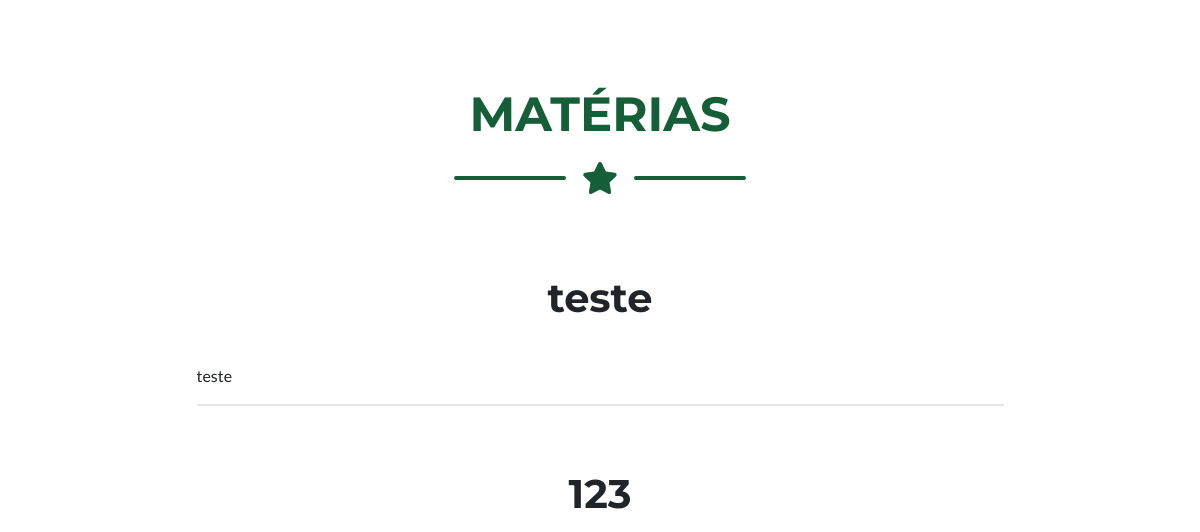
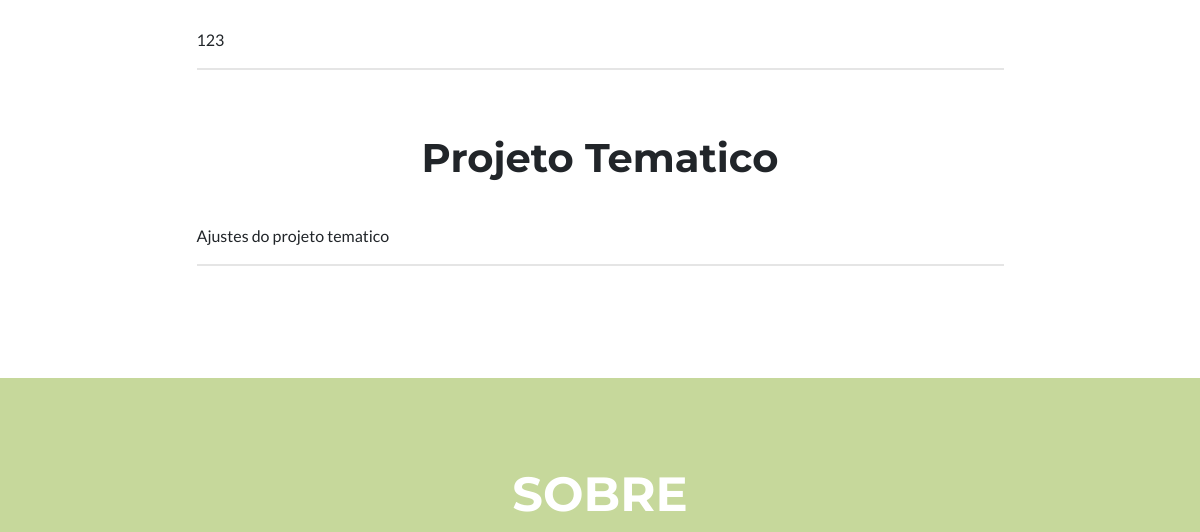
Before: /view/index.php (signed in, middle part) with the older database file (2 pictures, top to bottom).
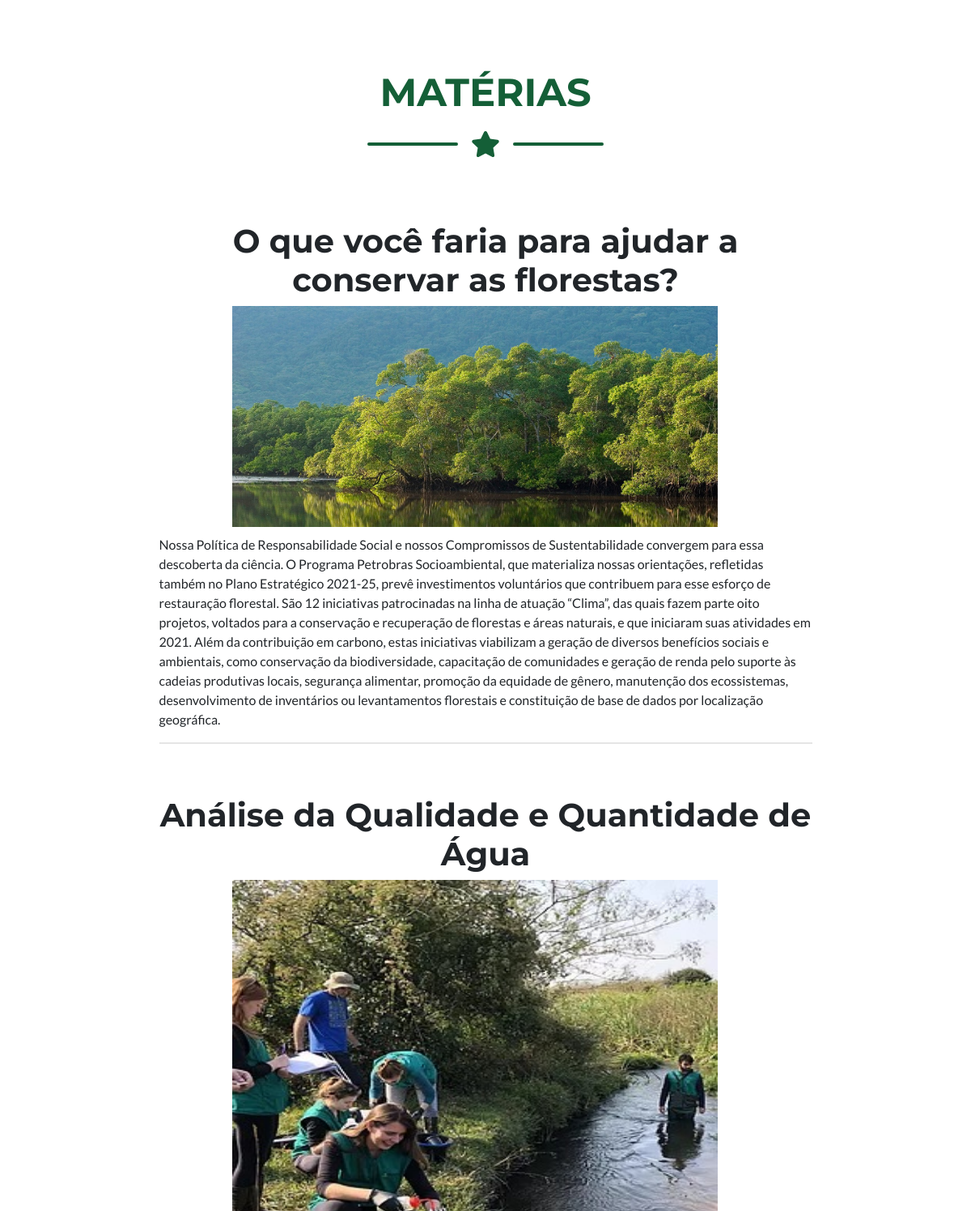
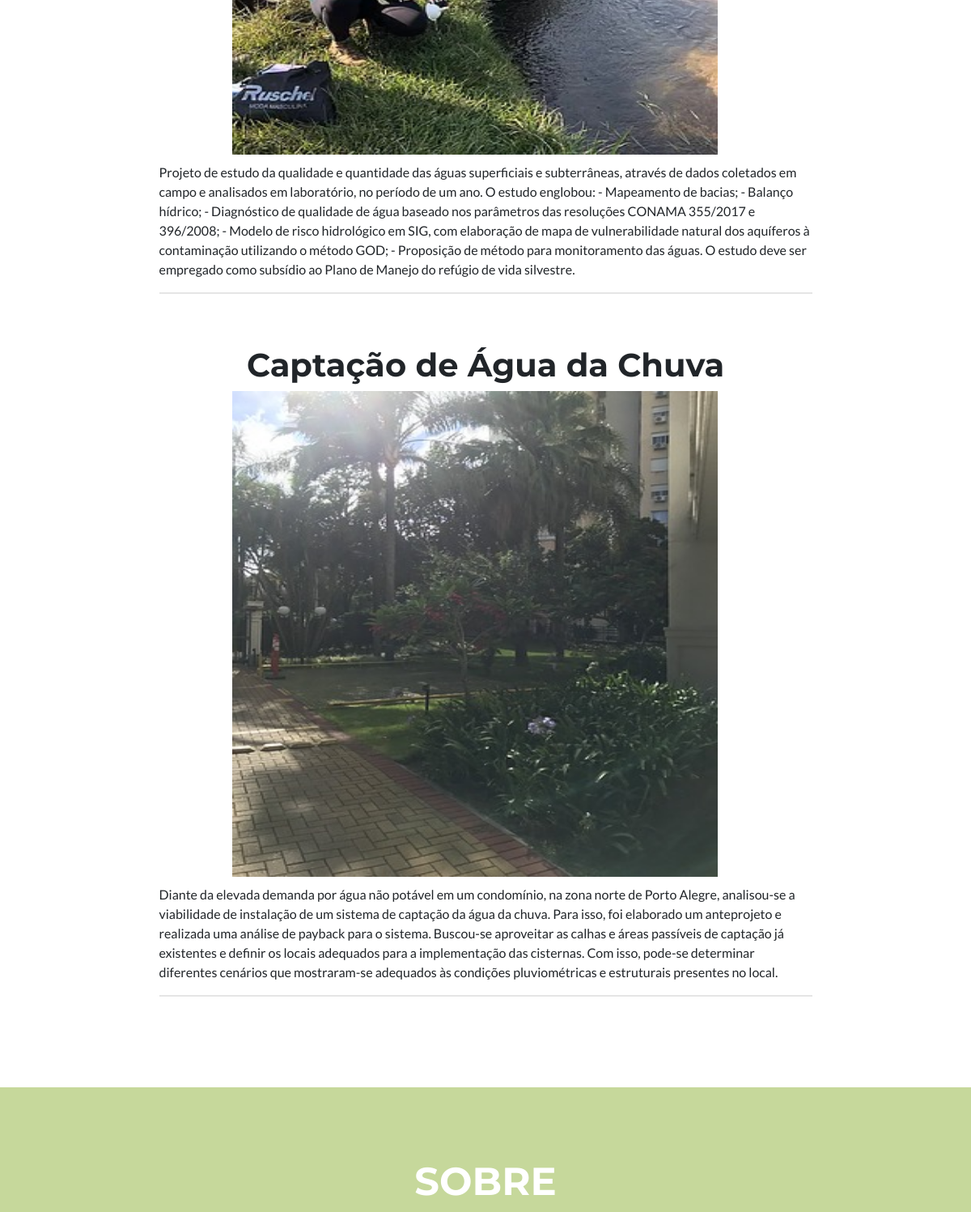
After: the same page with the newer database file (2 pictures, top to bottom).
### tables this page shows
CREATE TABLE IF NOT EXISTS `materia` (
  `id` bigint(20) UNSIGNED NOT NULL AUTO_INCREMENT,
  `nome` varchar(250) NOT NULL,
  `descricao` varchar(10000) NOT NULL,
  `imagem` varchar(250) NOT NULL,
  PRIMARY KEY (`id`),
  UNIQUE KEY `id` (`id`)
);

### fachada.php (called while the page is built, shortened)
<?php
include_once('model/Materia.php');
include_once('dao/MySqlDaoFactory.php');
$factory = new MySqlDaofactory();
?>

### dao/MySqlDaoFactory.php (called while the page is built, shortened)
<?php
include_once('MySqlMateriaDao.php');
class MySqlDaofactory extends DaoFactory {
    private $username = "leonardo";
    private $password = "root";
    public function getConnection(){
        $this->conn = null;
        try{
            $this->conn = new PDO("mysql:host=localhost;port=3306;dbname=sorte_verde", $this->username, $this->password);
      }catch(PDOException $exception){
            echo "Connection error: " . $exception->getMessage();
        }
        return $this->conn;
    }
    public function getMateriaDao() {
        return new MySqlMateriaDao($this->getConnection());
    }
}
?>

### dao/DAO.php (called while the page is built, shortened)
<?php
abstract class DAO {
    public function __construct($conn){
        $this->conn = $conn;
    }
}
?>

### dao/MySqlMateriaDao.php (called while the page is built, shortened)
<?php
include_once('DAO.php');
class MySqlMateriaDao extends DAO implements MateriaDao {
	private $table_name = 'materia';
    public function buscaTodos() {
        $materias = array();
        $query = "SELECT
                    id , nome, descricao, imagem
                FROM
                    " . $this->table_name .
                    " ORDER BY id ASC";
        $stmt = $this->conn->prepare( $query );
        $stmt->execute();
        while ($row = $stmt->fetch(PDO::FETCH_ASSOC)){
            extract($row);
            $materias[] = new Materia($row['id'],$row['nome'], $row['descricao'], $row['imagem']);
        }
        return $materias;
    }
}

### model/Materia.php (called while the page is built, shortened)
<?php
class Materia {
    private $nome;
    private $descricao;
    private $imagem;
    public function __construct( $id, $nome, $descricao,  $imagem)
    {
        $this->nome=$nome;
        $this->descricao=$descricao;
        $this->imagem=$imagem;
    }
    public function getNome() { return $this->nome; }
    public function getDescricao() { return $this->descricao; }
    public function getImagem() { return $this->imagem; }
}
?>

### view/index.php (the view, shortened to what this page needs)
<!DOCTYPE html>
<html lang="en">
    <head>
        <link href="css/styles.css" rel="stylesheet" />
    </head>
    <body id="page-top">
        <section class="page-section" id="portfolio">
            <div class="container">
                <h2 class="page-section-heading text-center text-uppercase text-secondary mb-0">Matérias</h2>
                <div class="divider-custom">
                    <div class="divider-custom-line"></div>
                    <div class="divider-custom-icon"><i class="fas fa-star"></i></div>
                    <div class="divider-custom-line"></div>
                </div>
                    <?php
                        include_once "../fachada.php";
                        $dao = $factory->getMateriaDao();
                        foreach ($dao->buscaTodos() as $materia)
                        {
                            $caminhoImagem = $materia->getImagem();
                            $descMateria = $materia->getDescricao();
                            $tituloMateria = $materia->getNome();
                            echo "<div class=\"row justify-content-center\">";
                            echo "<div class=\"col-md-9 col-lg-9 mb-9\">";
                            echo "<div class=\"portfolio-item mx-auto\">";
                            echo "<div class=\"portfolio-item-caption d-flex align-items-center justify-content-center h-100 w-100\">";
                            echo "<div class=\"portfolio-item-caption-content text-center text-white\"><i class=\"fas fa-plus fa-3x\"></i></div>";
                            echo "</div>";
                            echo "<h1 style=\"text-align: center\"><label font-bold=\"true\"></label>$tituloMateria</h1>";
                            echo "<img class=\"img-fluid\" style=\"width: 600px; margin-left: 90px; max-height: 600px\" src=\"$caminhoImagem\" alt=\"\" />";
                            echo "<p style=\"padding-top: 10px\">$descMateria</p>";
                            echo "<hr>";
                            echo "</div>";
                            echo "</div>";
                            echo "</div>";
                        }
                    ?>
            </div>
        </section>
        <section class="page-section bg-primary text-white mb-0" id="about">
            <div class="container">
                <h2 class="page-section-heading text-center text-uppercase text-white">Sobre</h2>
            </div>
        </section>
    </body>
</html>

Changed rows visible on the page:
removed materia: nome "teste", descricao "teste"
removed materia: nome "123", descricao "123"
removed materia: nome "Projeto Tematico", descricao "Ajustes do projeto tematico"
added materia: nome "O que você faria para ajudar a conservar as florestas?", imagem (picture), descricao "Nossa Política de Responsabilidade Social e nossos Compromissos de Sustentabilidade convergem para essa descoberta da ciência. O Programa Petrobras Socioambiental, que materializa nossas orientações, refletidas também no Plano Estratégico 2021-25, prevê investimentos voluntários que contribuem para esse esforço de restauração florestal. São 12 iniciativas patrocinadas na linha de atuação “Clima”, das quais fazem parte oito projetos, voltados para a conservação e recuperação de florestas e áreas naturais, e que iniciaram suas atividades em 2021. Além da contribuição em carbono, estas iniciativas viabilizam a geração de diversos benefícios sociais e ambientais, como conservação da…"
added materia: nome "Análise da Qualidade e Quantidade de Água", imagem (picture), descricao "Projeto de estudo da qualidade e quantidade das águas superficiais e subterrâneas, através de dados coletados em campo e analisados em laboratório, no período de um ano. O estudo englobou: - Mapeamento de bacias; - Balanço hídrico; - Diagnóstico de qualidade de água baseado nos parâmetros das resoluções CONAMA 355/2017 e 396/2008; - Modelo de risco hidrológico em SIG, com elaboração de mapa de vulnerabilidade natural dos aquíferos à contaminação utilizando o método GOD; - Proposição de método para monitoramento das águas. O estudo deve ser empregado como subsídio ao Plano de Manejo do refúgio de vida silvestre."
added materia: nome "Captação de Água da Chuva", shows a picture, descricao "Diante da elevada demanda por água não potável em um condomínio, na zona norte de Porto Alegre, analisou-se a viabilidade de instalação de um sistema de captação da água da chuva. Para isso, foi elaborado um anteprojeto e realizada uma análise de payback para o sistema. Buscou-se aproveitar as calhas e áreas passíveis de captação já existentes e definir os locais adequados para a implementação das cisternas. Com isso, pode-se determinar diferentes cenários que mostraram-se adequados às condições pluviométricas e estruturais presentes no local."
